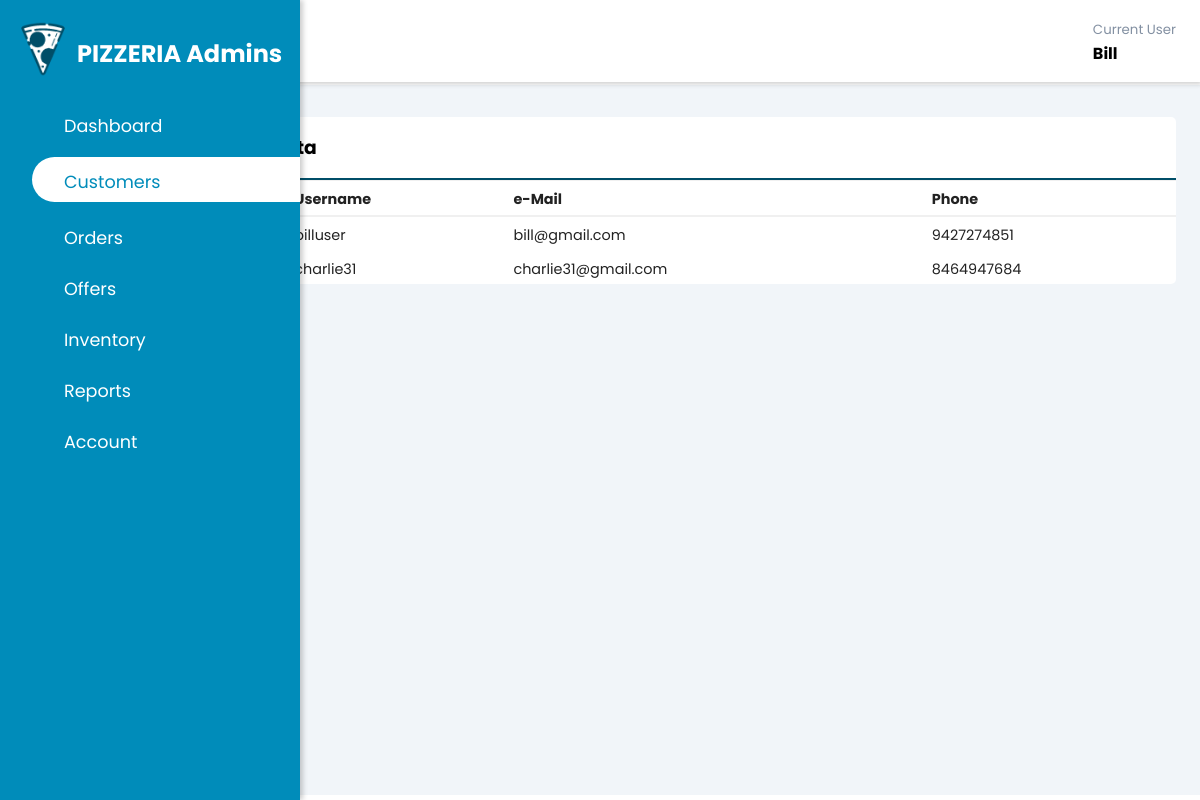
Page /Ann_adminWeb/website/customerspage.php (signed in) on the committed database.
### tables this page shows
CREATE TABLE `cust_acct` (
  `Cust_ID` int(11) NOT NULL,
  `C_Name` varchar(30) NOT NULL,
  `C_Ph_No` bigint(10) NOT NULL,
  `C_Mail` varchar(50) NOT NULL,
  `C_Username` varchar(15) NOT NULL,
  `C_Password` varchar(15) NOT NULL
);

### Ann_adminWeb/website/customerspage.php (the view, shortened to what this page needs)
<?php
require_once('..\login_reg\config.php');
?>
<!DOCTYPE html>
<html lang="en">
<head>
    <link rel="stylesheet" href="https://maxst.icons8.com/vue-static/landings/line-awesome/line-awesome/1.3.0/css/line-awesome.min.css">
    <link rel="stylesheet" href="style.css">
</head>
<body>
    <div class="sidebar">
        <div class="sidebar-brand">
            <img src="img/logo_BW.png" alt="pizzeria logo in black and white">
            <h2>PIZZERIA Admins</h2>
        </div>
        <div class="sidebar-menu">
            <ul>
                <li>
                    <a href="index.php" class="weblink">
                        <span class="las la-home"></span>
                        <span>Dashboard</span>
                    </a>
                </li>
                <li>
                    <a href="customerspage.php" class="weblink active">
                        <span class="las la-users"></span>
                        <span>Customers</span>
                    </a>
                </li>
                <li>
                    <a href="orderspage.php" class="weblink">
                        <span class="las la-file-invoice-dollar"></span>
                        <span>Orders</span>
                    </a>
                </li>
                <li>
                    <a href="offerspage.php" class="weblink">
                        <span class="lar la-star"></span>
                        <span>Offers</span>
                    </a>
                </li>
                <li>
                    <a href="inventorypage.php" class="weblink">
                        <span class="las la-pizza-slice"></span>
                        <span>Inventory</span>
                    </a>
                </li>
                <li>
                    <a href="reportspage.php" class="weblink">
                        <span class="las la-chart-area"></span>
                        <span>Reports</span>
                    </a>
                </li>
                <li>
                    <a href="accountpage.php" class="weblink">
                        <span class="las la-user-circle"></span>
                        <span>Account</span>
                    </a>
                </li>
            </ul>
        </div>
    </div>
    <div class="main-content">
        <header>
            <h2>
            </h2>
            <div class="user-wrapper">
                <div>
                    <small>Current User</small>
                    <h4>
                        <?php
                        echo $_SESSION['username'];
                        ?>
                    </h4>
                </div>
            </div>
        </header>
        <main>
            <div class="card">
                <div class="card-header">
                    <h3>General Customer Data</h3>
                </div>
                <div class="card-body">
                    <div class="table-responsive">
                        <table style="width:100%">
                            <thead id="table header">
                                <tr>
                                    <th id="id"><strong>ID</strong></th>
                                    <th id="name"><strong>Name</strong></th>
                                    <th id="uname"><strong>Username</strong></th>
                                    <th id="mail"><strong>e-Mail</strong></th>
                                    <th id="phno"><strong>Phone</strong></th>
                                </tr>
                            </thead>
                            <tbody>
                                <?php
                                $sql="select Cust_ID, C_Name, C_Username, C_Mail, C_Ph_No from cust_acct order by Cust_ID asc";
                                $result=mysqli_query($conn, $sql);
                                $num = mysqli_num_rows($result);
                                if ($num > 0) {
                                    while($row=mysqli_fetch_assoc($result)) {
                                        echo "<tr>
                                            <td>".$row["Cust_ID"]."</td>
                                            <td>".$row["C_Name"]."</td>
                                            <td>".$row["C_Username"]."</td>
                                            <td>".$row["C_Mail"]."</td>
                                            <td>".$row["C_Ph_No"]."</td>
                                        </tr>";
                                    }
                                } else {
                                    echo "0 results";
                                }
                                ?>
                            </tbody>
                        </table>
                    </div>
                </div>
            </div>
        </main>
    </div>
</body>
</html>

### Ann_adminWeb/website/style.css (style rules this page uses)
:root { --main-lighter: #5ec6e9; --main-color: #008cba; --main-darker: #004e68; --color-dark: #1D2231; --text-gray: #8390A2; }
* { margin: 0; padding: 0; box-sizing: border-box; list-style-type: none; text-decoration: none; font-family: 'Poppins', sans-serif; }
.sidebar { width: 300px; position: fixed; left: 0; top: 0; height: 100%; background: var(--main-color); z-index: 100; transition: width 300ms; }
.sidebar-brand { height: 90px; padding: 0.7rem 0rem 1rem 2rem; color: #fff; }
.sidebar-brand h2 { text-align: left; margin-left: 45px; margin-top: 25px; position: absolute; }
.sidebar-brand img { display: inline-block; padding-right: 1rem; width: 4.5rem; position: absolute; top: 21px; left: 15px; }
.sidebar-menu { margin-top: 1rem; }
.sidebar-menu li { width: 100%; margin-bottom: 1rem; padding-left: 1rem; }
.sidebar-menu a { display: block; color: #fff; font-size: 1.1rem; padding-left: 1rem; }
.sidebar-menu a.active { background: #fff; padding-top: 0.3rem; padding-bottom: 0.3rem; color: var(--main-color); border-radius: 30px 0px 0px 30px; }
.sidebar-menu a span:first-child { font-size: 1.5rem; padding-right: 1rem; }
.main-content { transition: margin-left 300ms; margin-left: 300px; }
header { background: #fff; display: flex; justify-content: space-between; padding: 1rem 1.5rem; box-shadow: 2px 2px 5px rgba(0,0,0,0.2); position: fixed; left: 300px; width: calc(100% - 300px); top: 0; z-index: 100; transition: left 300ms; }
header h2 { display: inline-flex; align-items: center; color: #222; }
.user-wrapper { display: flex; align-items: center; }
.user-wrapper small { display: inline-block; color: var(--text-gray); }
main { margin-top: 85px; padding: 2rem 1.5rem; background: #f1f5f9; min-height: calc(100vh - 90px); }
.card { background: #fff; border-radius: 5px; }
.card-header { padding: 1rem; }
.card-header { display: flex; justify-content: space-between; align-items: center; border-bottom: 2.5px solid var(--main-darker); }
table { border-collapse: collapse; }
thead tr { border-top: 1px solid #f0f0f0; border-bottom: 2px solid #f0f0f0; }
th { text-align: left; }
td, th { padding: 0.5rem 0rem 0.3rem 0.5rem; font-size: 0.9rem; color: #222; }
tr td:last-child, th:last-child { display: flex; align-items: center; }
.table-responsive { width: 100%; overflow-x: auto; }
@media only screen and (max-width: 1200px) { .sidebar { width: 50px; } }
@media only screen and (max-width: 1200px) { .sidebar img { display: inline-block; padding-right: 1rem; width: 3.5rem; position: absolute; top: 27px; left: 5px; } }
@media only screen and (max-width: 1200px) { .sidebar .sidebar-brand, .sidebar li { padding-left: 0.3rem; text-align: center; } }
@media only screen and (max-width: 1200px) { .sidebar li a { padding-left: 0.5rem; } }
@media only screen and (max-width: 1200px) { .sidebar .sidebar-brand h2, .sidebar li a span:last-child { display: none; } }
@media only screen and (max-width: 1200px) { .main-content { margin-left: 50px; } }
@media only screen and (max-width: 1200px) { .main-content header { width: calc(100% - 50px); left: 50px; } }

### rows in the picture
cust_acct: C_Username "billuser", C_Mail "bill@gmail.com", C_Ph_No "9427274851"
cust_acct: C_Username "charlie31", C_Mail "charlie31@gmail.com", C_Ph_No "8464947684"

### other values in the picture
$_SESSION['username'] "Bill"
